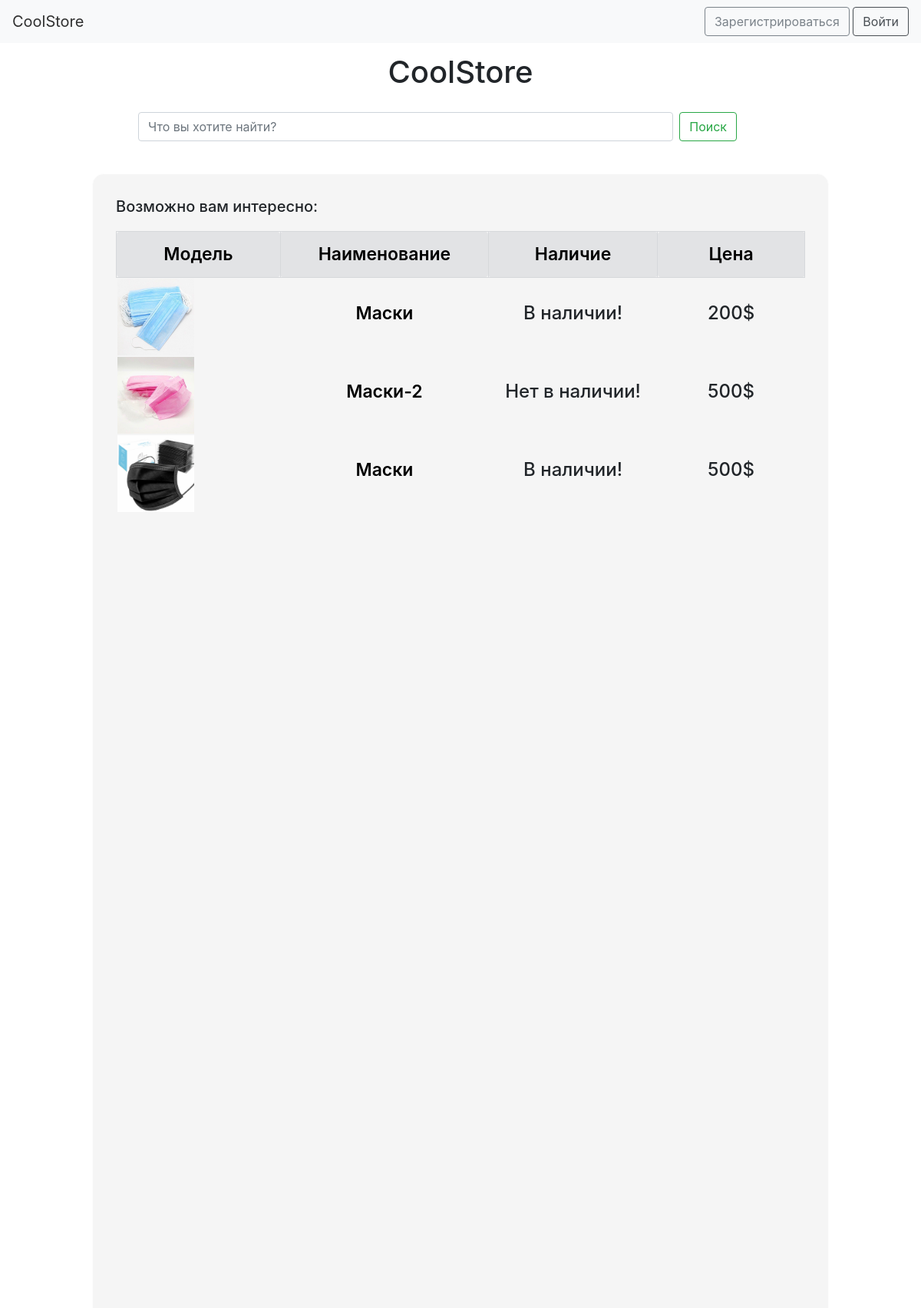
The page / on the database its author committed.
### data/products.py (models this page shows, shortened)
class Products(SqlAlchemyBase, UserMixin, SerializerMixin):
    __tablename__ = 'products'
    id = sqlalchemy.Column(sqlalchemy.Integer, primary_key=True, autoincrement=True)
    title = sqlalchemy.Column(sqlalchemy.String, nullable=True)
    about = sqlalchemy.Column(sqlalchemy.String, nullable=True)
    price = sqlalchemy.Column(sqlalchemy.Integer, nullable=True)
    existence = sqlalchemy.Column(sqlalchemy.Boolean, default=True)

### main.py (the view)
@app.route('/', methods=['GET', 'POST'])
def index():
    if current_user.is_authenticated:
        filename = get_profile_img()
    else:
        filename = 'profilem'
    if request.method == 'POST':
        session['tag'] = request.form['search']
        return redirect('/')
    all_product = find_products(session.get('tag', '').lower())
    if session.get('reverse', False):
        sim = '▲'
    else:
        sim = '▼'
    simp = simc = simn = ''
    pos = session.get('sort', 'none')
    if pos == 'price':
        all_product.sort(key=lambda x: x.price, reverse=session.get('reverse', False))
        simp = sim
    elif pos == 'count':
        all_product.sort(key=lambda x: x.existence, reverse=session.get('reverse', False))
        simc = sim
    elif pos == 'name':
        simn = sim
        all_product.sort(key=lambda x: x.title, reverse=session.get('reverse', False))
    return render_template('index.html', basket_count=session.get('basket_count', 0),
                           title="CoolStore", tag=session.get('tag', ''),
                           filename=filename, product=all_product, simc=simc, simn=simn, simp=simp)

### data/db_session.py (called while the page is built)
def create_session() -> Session:
    global __factory
    return __factory()

### main.py (called while the page is built)
def find_products(tag):
    sessions = db_session.create_session()
    all_products = sessions.query(products.Products).all()
    ans_products = list()
    for item in all_products:
        title = item.title.lower()
        if tag in title or title in tag or (len(tag) > 2 and tag[:-1] in title) or (
                len(tag) > 2 and tag[:-2] in title):
            ans_products.append(item)
    return ans_products

### templates/index.html
{% extends "base.html" %}
{%block content %}
<form class="search" method="post">
    <input class="form-control mr-sm-2" type="text" placeholder="Что вы хотите найти?"
           aria-label="Search"
           name="search" value="{{ tag }}">
    <button class="btn btn-outline-success my-2 my-sm-0" type="submit">Поиск</button>
</form>
<div class="main">
    {% if tag != '' %}
    <h5>По запросу "{{ tag }}" найдено:</h5>
    {% else %}
    <h5>Возможно вам интересно:</h5>
    {% endif %}
    <table align="center" style="margin-top: 20px; width: 100%;">
        <tr>
            <th width="400" class="alert alert-secondary" role="alert">
                <div align="center">
                    <a href="/change/none" class="base_href">Модель</a>
                </div>
            </th>
            <th width="400" class="alert alert-secondary" role="alert">
                <div align="center">
                    <a href="/change/name" class="base_href">Наименование</a>{{ simn }}
                </div>
            </th>
            <th width="400" class="alert alert-secondary" role="alert">
                <div align="center">
                    <a href="/change/count" class="base_href">Наличие</a>{{ simc }}
                </div>
            </th>
            <th width="400" class="alert alert-secondary" role="alert">
                <div align="center">
                    <a href="/change/price" class="base_href">Цена</a>{{ simp }}
                </div>
            </th>
        </tr>
        {% for item in product %}
        <tr>
            <td width="200"><a href="/product/{{ item.id }}"><img
                    src="/static/img/product_icons/{{ item.id }}.jpg" width="100"
                    height="100" align="center"></a></td>
            <td width="400"><h4 align="center"><a href="/product/{{ item.id }}" class="base_href">
                {{ item.title }}</a></h4></td>
            {% if item.existence == 1 %}
            <td width="200"><h4 align="center">В наличии!</h4></td>
            {% else %}
            <td width="200"><h4 align="center">Нет в наличии!</h4></td>
            {% endif %}
            <td width="200"><h4 align="center">{{ item.price }}$</h4></td>
        </tr>
        {% endfor %}
    </table>
</div>
{% endblock %}

### templates/base.html (shortened to what this page needs)
<!DOCTYPE html>
<html lang="en">
<head>
    <link rel="stylesheet" href="../../static/css/style.css">
    <link rel="stylesheet"
          href="https://stackpath.bootstrapcdn.com/bootstrap/4.4.1/css/bootstrap.min.css"
>
    <link rel="stylesheet"
          href="https://maxcdn.bootstrapcdn.com/bootstrap/4.1.0/css/bootstrap.min.css">
</head>
<body>
<header class="header">
    <nav class="navbar navbar-light bg-light">
        <a class="navbar-brand" href="/">CoolStore</a>
        {% if current_user.is_authenticated %}
        <div style="display: flex;">
            <div style="display: flex; margin-right: 7px;">
                <a class="navbar-brand" href="/basket"><img src="../../static/img/basket.png"
                                                            class="icon"></a>
                <div class="basket_num">{{ basket_count }}</div>
            </div>
            <a class="navbar-brand" href="/profile">
                <img src="../../static/img/profile_img/{{ filename }}.jpg" class="icon"></a>
        </div>
        {% else %}
        <div>
            <a class="btn btn-outline-secondary" href="/register">Зарегистрироваться</a>
            <a class="btn btn-outline-dark" href="/login">Войти</a>
        </div>
        {% endif %}
    </nav>
</header>
<h1 align="center" style="margin-top: 70px;">{{ title }}</h1>
{% block content %}
{% endblock %}
</body>
</html>

### static/css/style.css (style rules this page uses)
.search { position: absolute; width: 65%; margin-left: 15%; margin-top: 20px; display: flex; }
.main { border: 1px solid #fdfdfd; border-radius: 15px; background: #f5f5f5; position: absolute; margin-top: 100px; margin-left: 10%; margin-bottom: 1%; width: 80%; height: 100%; padding: 30px; }
.header { opacity: 90%; width: 100%; z-index: 1000; position: fixed; top: 0; left: 0; right: 0; transform: translate3d(0, 0, 0); }
.base_href { text-decoration: none; color: #000000; font-size: 23px; font-weight: 600; }

### rows shown on the page
Products: shows a picture, title "Маски", existence "В наличии!", price "200"
Products: shows a picture, title "Маски-2", existence "Нет в наличии!", price "500"
Products: shows a picture, title "Маски", existence "В наличии!", price "500"

### other values the page prints
{{ title }} "CoolStore"
